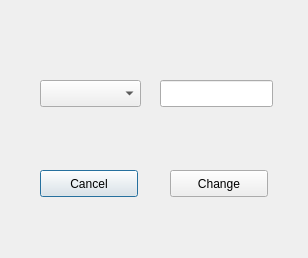
<?xml version="1.0" encoding="UTF-8"?>
<ui version="4.0">
 <class>Changue_Command</class>
 <widget class="QDialog" name="Changue_Command">
  <property name="geometry">
   <rect>
    <x>0</x>
    <y>0</y>
    <width>308</width>
    <height>258</height>
   </rect>
  </property>
  <property name="windowTitle">
   <string>Dialog</string>
  </property>
  <widget class="QPushButton" name="cancel_command">
   <property name="geometry">
    <rect>
     <x>40</x>
     <y>170</y>
     <width>98</width>
     <height>27</height>
    </rect>
   </property>
   <property name="text">
    <string>Cancel</string>
   </property>
  </widget>
  <widget class="QPushButton" name="change_command">
   <property name="geometry">
    <rect>
     <x>170</x>
     <y>170</y>
     <width>98</width>
     <height>27</height>
    </rect>
   </property>
   <property name="text">
    <string>Change</string>
   </property>
  </widget>
  <widget class="QComboBox" name="currents_commands">
   <property name="geometry">
    <rect>
     <x>40</x>
     <y>80</y>
     <width>101</width>
     <height>27</height>
    </rect>
   </property>
  </widget>
  <widget class="QLineEdit" name="new_command">
   <property name="geometry">
    <rect>
     <x>160</x>
     <y>80</y>
     <width>113</width>
     <height>27</height>
    </rect>
   </property>
  </widget>
 </widget>
 <resources/>
 <connections/>
</ui>
